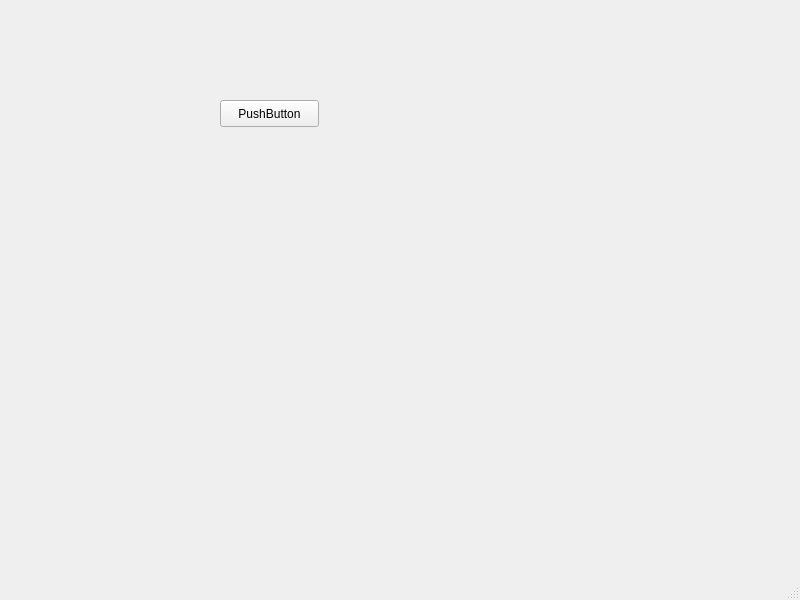
<?xml version="1.0" encoding="UTF-8"?>
<ui version="4.0">
 <class>MainWindow</class>
 <widget class="QMainWindow" name="MainWindow">
  <property name="geometry">
   <rect>
    <x>0</x>
    <y>0</y>
    <width>800</width>
    <height>600</height>
   </rect>
  </property>
  <property name="windowTitle">
   <string>MainWindow</string>
  </property>
  <widget class="QWidget" name="centralwidget">
   <widget class="QPushButton" name="pushButton">
    <property name="geometry">
     <rect>
      <x>220</x>
      <y>100</y>
      <width>99</width>
      <height>27</height>
     </rect>
    </property>
    <property name="text">
     <string>PushButton</string>
    </property>
   </widget>
  </widget>
  <widget class="QMenuBar" name="menubar">
   <property name="geometry">
    <rect>
     <x>0</x>
     <y>0</y>
     <width>800</width>
     <height>25</height>
    </rect>
   </property>
  </widget>
  <widget class="QStatusBar" name="statusbar"/>
 </widget>
 <resources/>
 <connections/>
</ui>
